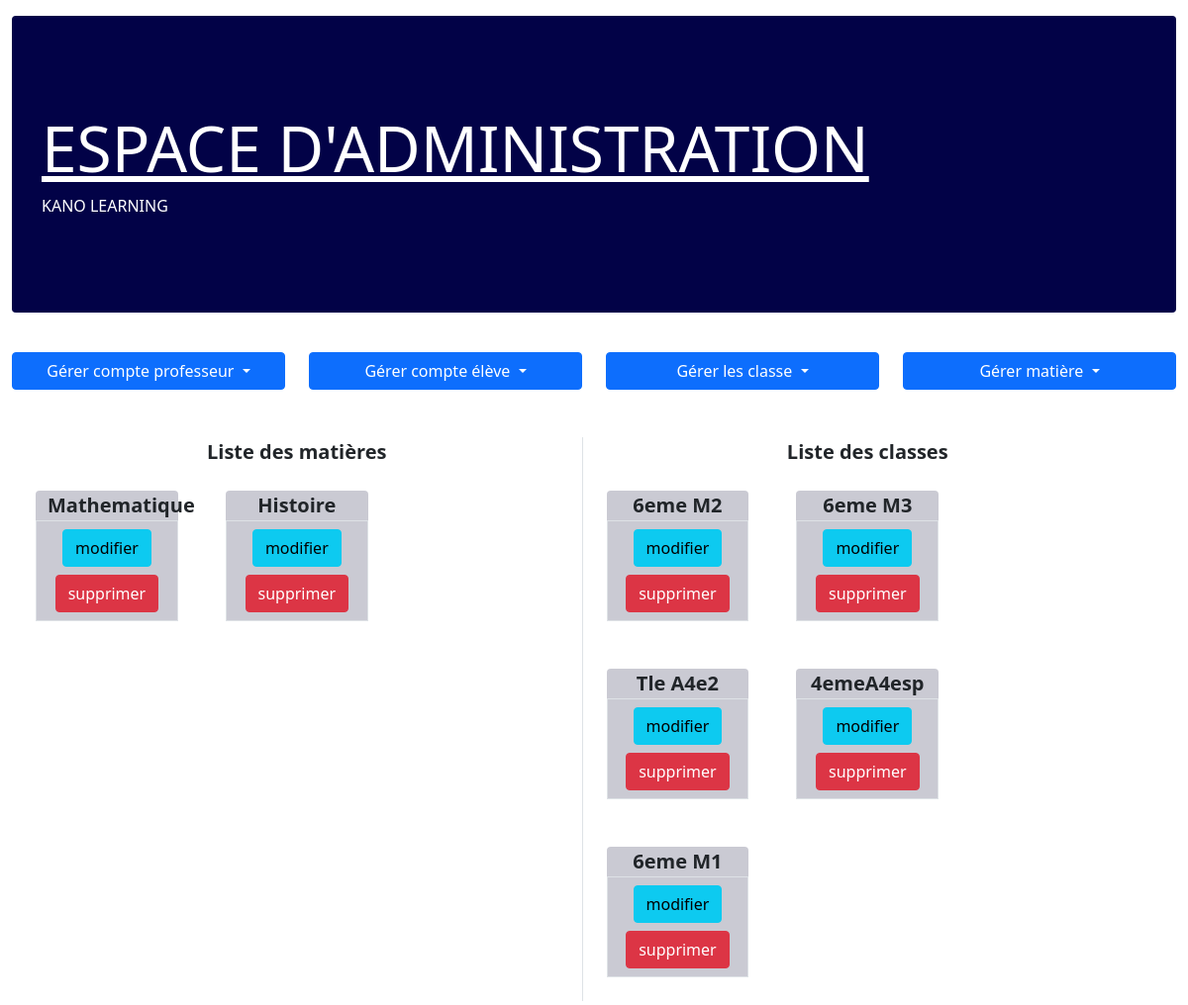
The page /indexadmin/ on the database its author committed.
### home/models.py (models this page shows, shortened)
class Matiere(models.Model):
    nom_matiere = models.CharField(max_length=128)

class Classe(models.Model):
    nom_Classe = models.CharField(max_length=100)

### home/views.py (the view)
# urls.py: path('indexadmin/', views.indexadmin, name="indexadmin"),
def indexadmin(request):
    classe = Classe.objects.all()
    matiere = Matiere.objects.all()
    context = {"classe": classe, "matiere": matiere}
    return render(request, "home/admin/index_admin.html", context)

### home/templates/home/Admin/index_admin.html
{% extends "home/admin/admin_base.html" %}
{% block content %}
{% load static %}
  <div class="container-fluid row mt-5 mb-5">
    <div class="col text-center fs-5 fw-bold border-end">
      Liste des matières<div class="row">
        {% for matiere in matiere %}
          <div class="col-3 m-4 text-black rounded fs-5 fw-bold" style="background-color: rgb(202, 202, 211);">
            {{ matiere.nom_matiere }}<div class="row border border-top">
              <div class="col">
                <a href="{% url "update_matiere" matiere.id %}" class="btn btn-info font-weight-semi-bold mt-2 border-right fs-6">modifier</a>
              </div>
              <div class="col">
                <a href="{% url "delete_matiere" matiere.id %}" class="btn btn-danger font-weight-semi-bold mt-2 border-right fs-6 mb-2">supprimer</a>
              </div>
            </div>
          </div>
        {% endfor %}
      </div>
    </div>
    <div class="col text-center fs-5 fw-bold">
      Liste des classes<div class="row">
        {% for classe in classe %}
          <div class="col-3 m-4 text-black rounded fs-5 fw-bold" style="background-color: rgb(202, 202, 211);">
            {{ classe.nom_Classe }}<div class="row border border-top">
              <div class="col">
                <a href="{% url "update_classe" classe.id %}" class="btn btn-info font-weight-semi-bold mt-2 border-right fs-6">modifier</a>
              </div>
              <div class="col">
                <a href="{% url "delete_classe" classe.id %}" class="btn btn-danger font-weight-semi-bold mt-2 border-right fs-6 mb-2">supprimer</a>
              </div>
            </div>
          </div>
        {% endfor %}
      </div>
  </div>
{% endblock %}

### rows shown on the page
Matiere: nom_matiere "Mathematique"
Matiere: nom_matiere "Histoire"
Classe: nom_Classe "6eme M2"
Classe: nom_Classe "6eme M3"
Classe: nom_Classe "Tle A4e2"
Classe: nom_Classe "4emeA4esp"
Classe: nom_Classe "6eme M1"
